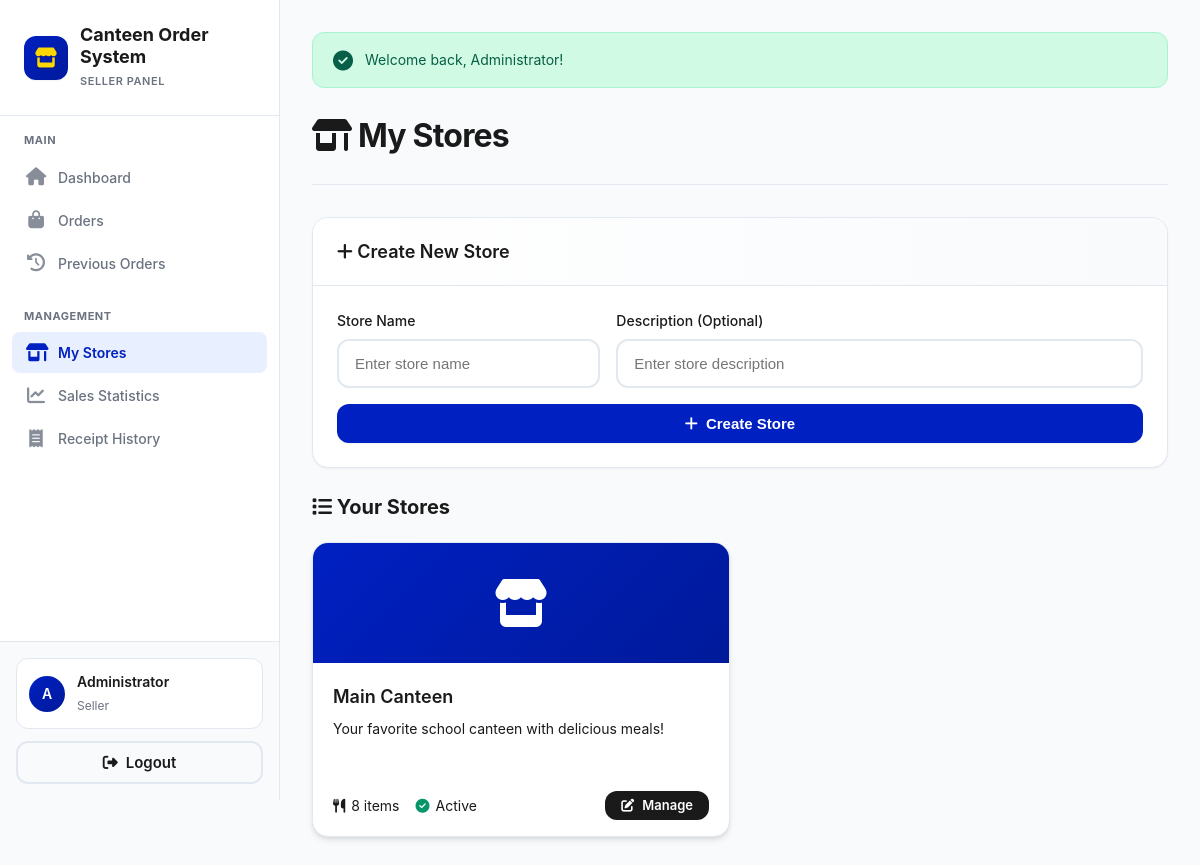
Screenshot of /pages/seller/stores.php (signed in) with the database file from the repository.
### tables this page shows
CREATE TABLE stores (
    id INT AUTO_INCREMENT PRIMARY KEY,
    seller_id INT NOT NULL,
    store_name VARCHAR(100) NOT NULL,
    description TEXT,
    logo VARCHAR(255),
    is_active BOOLEAN DEFAULT TRUE,
    created_at TIMESTAMP DEFAULT CURRENT_TIMESTAMP,
    FOREIGN KEY (seller_id) REFERENCES users(id) ON DELETE CASCADE
);

### includes/config.php (called while the page is built, shortened)
<?php
function getFlashMessage() {
    if (isset($_SESSION['flash_message'])) {
        $flash = $_SESSION['flash_message'];
        return $flash;
    }
    return null;
}

### pages/seller/stores.php (the view, shortened to what this page needs)
<?php
require_once '../../includes/config.php';
$conn = getDBConnection();
$sellerId = $_SESSION['user_id'];
$stmt = $conn->prepare("
    SELECT s.*,
           (SELECT COUNT(*) FROM menu_items WHERE store_id = s.id) as item_count
    FROM stores s
    WHERE s.seller_id = ?
    ORDER BY s.created_at DESC
");
$stmt->bind_param('i', $sellerId);
$stmt->execute();
$result = $stmt->get_result();
$stores = [];
while ($row = $result->fetch_assoc()) {
    $stores[] = $row;
}
$flash = getFlashMessage();
?>
<!DOCTYPE html>
<html lang="en">
<head>
    <link rel="stylesheet" href="../../assets/css/style.css">
    <link rel="stylesheet" href="https://cdnjs.cloudflare.com/ajax/libs/font-awesome/6.4.0/css/all.min.css">
</head>
<body>
    <div class="dashboard">
        <aside class="sidebar">
            <div class="sidebar-header">
                <div class="sidebar-logo">
                    <i class="fas fa-store"></i>
                </div>
                <div>
                    <h2><?php echo APP_NAME; ?></h2>
                    <span>Seller Panel</span>
                </div>
            </div>
            <nav class="sidebar-nav">
                <div class="nav-section">
                    <div class="nav-section-title">Main</div>
                    <a href="dashboard.php" class="nav-item">
                        <i class="fas fa-home"></i>
                        Dashboard
                    </a>
                    <a href="orders.php" class="nav-item">
                        <i class="fas fa-shopping-bag"></i>
                        Orders
                    </a>
                    <a href="previous-orders.php" class="nav-item">
                        <i class="fas fa-history"></i>
                        Previous Orders
                    </a>
                </div>
                <div class="nav-section">
                    <div class="nav-section-title">Management</div>
                    <a href="stores.php" class="nav-item active">
                        <i class="fas fa-store-alt"></i>
                        My Stores
                    </a>
                    <a href="sales.php" class="nav-item">
                        <i class="fas fa-chart-line"></i>
                        Sales Statistics
                    </a>
                    <a href="history.php" class="nav-item">
                        <i class="fas fa-receipt"></i>
                        Receipt History
                    </a>
                </div>
            </nav>
            <div class="sidebar-footer">
                <div class="user-info">
                    <div class="user-avatar">
                        <?php echo strtoupper(substr($_SESSION['full_name'], 0, 1)); ?>
                    </div>
                    <div class="user-details">
                        <h4><?php echo $_SESSION['full_name']; ?></h4>
                        <span>Seller</span>
                    </div>
                </div>
                <a href="../../logout.php" class="btn btn-outline w-full">
                    <i class="fas fa-sign-out-alt"></i>
                    Logout
                </a>
            </div>
        </aside>
        <main class="main-content">
            <?php if ($flash): ?>
                <div class="alert alert-<?php echo $flash['type']; ?>">
                    <i class="fas fa-<?php echo $flash['type'] === 'success' ? 'check-circle' : 'exclamation-circle'; ?>"></i>
                    <?php echo $flash['message']; ?>
                </div>
            <?php endif; ?>
            <div class="page-header">
                <h1><i class="fas fa-store-alt"></i> My Stores</h1>
            </div>
            <div class="card" style="margin-bottom: 24px;">
                <div class="card-header">
                    <h3><i class="fas fa-plus"></i> Create New Store</h3>
                </div>
                <div class="card-body">
                    <form method="POST" action="" style="display: flex; gap: 16px; flex-wrap: wrap; align-items: flex-end;">
                        <div class="form-group" style="flex: 1; min-width: 200px; margin-bottom: 0;">
                            <label>Store Name</label>
                            <input type="text" name="store_name" class="form-control" placeholder="Enter store name" required>
                        </div>
                        <div class="form-group" style="flex: 2; min-width: 300px; margin-bottom: 0;">
                            <label>Description (Optional)</label>
                            <input type="text" name="description" class="form-control" placeholder="Enter store description">
                        </div>
                        <button type="submit" class="btn btn-primary">
                            <i class="fas fa-plus"></i> Create Store
                        </button>
                    </form>
                </div>
            </div>
            <h2 style="margin-bottom: 20px; font-size: 20px;"><i class="fas fa-list"></i> Your Stores</h2>
            <?php if (count($stores) > 0): ?>
                <div class="stores-grid">
                    <?php foreach ($stores as $store): ?>
                        <div class="store-card">
                            <div class="store-card-header">
                                <i class="fas fa-store"></i>
                            </div>
                            <div class="store-card-body">
                                <h3><?php echo htmlspecialchars($store['store_name']); ?></h3>
                                <p><?php echo htmlspecialchars($store['description'] ?: 'No description'); ?></p>
                            </div>
                            <div class="store-card-footer">
                                <div class="store-stats">
                                    <div class="store-stat">
                                        <i class="fas fa-utensils"></i>
                                        <?php echo $store['item_count']; ?> items
                                    </div>
                                    <div class="store-stat">
                                        <?php if ($store['is_active']): ?>
                                            <i class="fas fa-check-circle" style="color: var(--success);"></i> Active
                                        <?php else: ?>
                                            <i class="fas fa-ban" style="color: var(--danger);"></i> Inactive
                                        <?php endif; ?>
                                    </div>
                                </div>
                                <a href="edit-store.php?id=<?php echo $store['id']; ?>" class="btn btn-secondary btn-sm">
                                    <i class="fas fa-edit"></i> Manage
                                </a>
                            </div>
                        </div>
                    <?php endforeach; ?>
                </div>
            <?php endif; ?>
        </main>
    </div>
</body>
</html>

### pages/seller/stores.php (style rules this page uses)
.stores-grid { display: grid; grid-template-columns: repeat(auto-fill, minmax(300px, 1fr)); gap: 20px; }
.store-card { background: var(--white); border-radius: var(--radius-lg); overflow: hidden; box-shadow: var(--shadow); transition: all 0.3s ease; }
.store-card-header { height: 120px; background: linear-gradient(135deg, var(--primary), var(--primary-dark)); display: flex; align-items: center; justify-content: center; }
.store-card-header i { font-size: 48px; color: white; }
.store-card-body { padding: 20px; }
.store-card-body h3 { font-size: 18px; font-weight: 600; margin-bottom: 8px; }
.store-card-body p { color: var(--gray-dark); font-size: 14px; margin-bottom: 16px; }
.store-card-footer { padding: 16px 20px; border-top: 1px solid var(--gray); display: flex; justify-content: space-between; align-items: center; }
.store-stats { display: flex; gap: 16px; }
.store-stat { display: flex; align-items: center; gap: 6px; font-size: 14px; color: var(--gray-dark); }

### rows the page displays
stores: store_name "Main Canteen", description "Your favorite school canteen with delicious meals!", item_count "8", is_active 1 (drawn)

### other values shown
APP_NAME "Canteen Order System"
substr($_SESSION['full_name'], 0, 1) "A"
$_SESSION['full_name'] "Administrator"
$flash['message'] "Welcome back, Administrator!"
